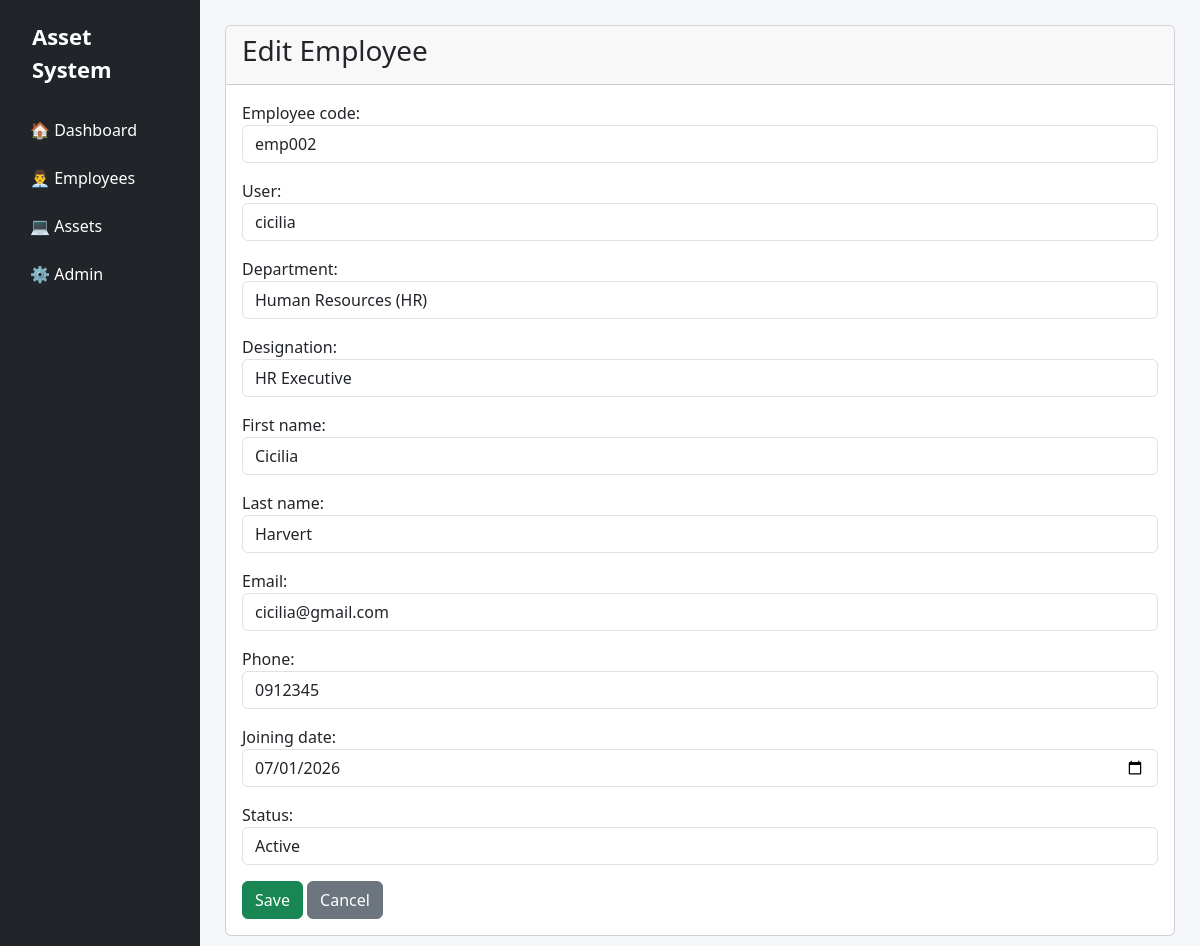
The app's page /employees/edit/2/ with its own data.
### employees/models.py (models this page shows, shortened)
class Employee(models.Model):
    STATUS_CHOICES = (
        ('Active', 'Active'),
        ('Inactive', 'Inactive'),
    )
    employee_code = models.CharField(max_length=20, unique=True)
    user = models.OneToOneField(
        settings.AUTH_USER_MODEL,
        on_delete=models.CASCADE
    )
    department = models.ForeignKey(
        Department,
        on_delete=models.PROTECT
    )
    designation = models.ForeignKey(
        Designation,
        on_delete=models.PROTECT
    )
    first_name = models.CharField(max_length=100)
    last_name = models.CharField(max_length=100)
    email = models.EmailField(unique=True)
    phone = models.CharField(max_length=20)
    joining_date = models.DateField()
    status = models.CharField(
        max_length=10,
        choices=STATUS_CHOICES,
        default='Active'
    )
    created_at = models.DateTimeField(auto_now_add=True)
    updated_at = models.DateTimeField(auto_now=True)

### employees/views.py (the view)
def employee_update(request, pk):
    employee = get_object_or_404(Employee, pk=pk)
    if request.method == "POST":
        form = EmployeeForm(
            request.POST,
            instance=employee
        )
        if form.is_valid():
            form.save()
            messages.success(
                request,
                "Employee updated successfully."
            )
            return redirect("employee_list")
    else:
        form = EmployeeForm(instance=employee)
    return render(
        request,
        "employees/employee_form.html",
        {
            "form": form,
            "title": "Edit Employee",
        },
    )

### employees/forms.py
class EmployeeForm(forms.ModelForm):
    class Meta:
        model = Employee
        fields = [
            "employee_code",
            "user",
            "department",
            "designation",
            "first_name",
            "last_name",
            "email",
            "phone",
            "joining_date",
            "status",
        ]
        widgets = {
            "joining_date": forms.DateInput(
                attrs={"type": "date"}
            )
        }
    def __init__(self, *args, **kwargs):
        super().__init__(*args, **kwargs)
        for field in self.fields.values():
            field.widget.attrs["class"] = "form-control"

### accounts/models.py (called while the page is built)
    def __str__(self):
        return self.username

### employees/models.py (called while the page is built)
    def __str__(self):
        return f"{self.department_name} ({self.department_code})"

    def __str__(self):
        return self.designation_name

### templates/employees/employee_form.html (shortened to what this page needs)
{% extends 'base.html' %}
{% block content %}
<div class="card">
    <div class="card-header">
        <h3>{{ title }}</h3>
    </div>
    <div class="card-body">
        <form method="POST">
            {{ form.as_p }}
            <button
                class="btn btn-success">
                Save
            </button>
            <a
                href="{% url 'employee_list' %}"
                class="btn btn-secondary">
                Cancel
            </a>
        </form>
    </div>
</div>
{% endblock %}

### templates/base.html (style rules this page uses)
body { background:#f5f6fa; }

### records on screen
Employee: employee_code "emp002", user "cicilia", department "Human Resources (HR)", designation "HR Executive", first_name "Cicilia", last_name "Harvert", email "cicilia@gmail.com", phone "0912345", joining_date "07/01/2026", status "Active"

### other values on screen
{{ title }} "Edit Employee"
